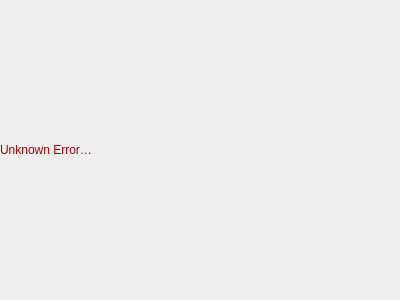
<?xml version="1.0" encoding="UTF-8"?>
<ui version="4.0">
 <class>ErrorPage</class>
 <widget class="QWizardPage" name="ErrorPage">
  <property name="geometry">
   <rect>
    <x>0</x>
    <y>0</y>
    <width>400</width>
    <height>300</height>
   </rect>
  </property>
  <property name="title">
   <string>Installation failed!</string>
  </property>
  <property name="subTitle">
   <string>The installation could not be completed because of an error during the installation. The error message can be found below.</string>
  </property>
  <layout class="QVBoxLayout" name="verticalLayout">
   <property name="leftMargin">
    <number>0</number>
   </property>
   <property name="topMargin">
    <number>0</number>
   </property>
   <property name="rightMargin">
    <number>0</number>
   </property>
   <property name="bottomMargin">
    <number>0</number>
   </property>
   <item>
    <spacer name="verticalSpacer">
     <property name="orientation">
      <enum>Qt::Vertical</enum>
     </property>
     <property name="sizeHint" stdset="0">
      <size>
       <width>20</width>
       <height>40</height>
      </size>
     </property>
    </spacer>
   </item>
   <item>
    <widget class="QLabel" name="errorLabel">
     <property name="palette">
      <palette>
       <active>
        <colorrole role="WindowText">
         <brush brushstyle="SolidPattern">
          <color alpha="255">
           <red>170</red>
           <green>0</green>
           <blue>0</blue>
          </color>
         </brush>
        </colorrole>
       </active>
       <inactive>
        <colorrole role="WindowText">
         <brush brushstyle="SolidPattern">
          <color alpha="255">
           <red>170</red>
           <green>0</green>
           <blue>0</blue>
          </color>
         </brush>
        </colorrole>
       </inactive>
       <disabled>
        <colorrole role="WindowText">
         <brush brushstyle="SolidPattern">
          <color alpha="96">
           <red>164</red>
           <green>166</green>
           <blue>168</blue>
          </color>
         </brush>
        </colorrole>
       </disabled>
      </palette>
     </property>
     <property name="text">
      <string>Unknown Error…</string>
     </property>
     <property name="wordWrap">
      <bool>true</bool>
     </property>
     <property name="openExternalLinks">
      <bool>true</bool>
     </property>
     <property name="textInteractionFlags">
      <set>Qt::TextBrowserInteraction</set>
     </property>
    </widget>
   </item>
   <item>
    <spacer name="verticalSpacer_2">
     <property name="orientation">
      <enum>Qt::Vertical</enum>
     </property>
     <property name="sizeHint" stdset="0">
      <size>
       <width>20</width>
       <height>40</height>
      </size>
     </property>
    </spacer>
   </item>
  </layout>
 </widget>
 <resources/>
 <connections/>
</ui>
